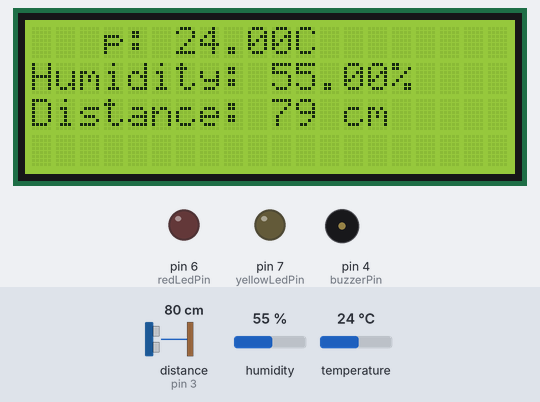
Recording of a sketch running on a simulated Arduino Uno, built with avr-gcc and run on an emulated ATmega328P. Shown: 20×4 character LCD, output pins drawn as LEDs (lit = HIGH), buzzer (waves = sounding). Wiring (inferred from the names in the program): ultrasonic range finder: trigger pin 2; echo pin 3. The inputs (shaded band) are chosen by the test bench; at power-on: distance to the obstacle (sensor on pin 3) 80 cm, humidity 55 %, temperature 24 °C. The echo pulse lasts 58.3 µs per cm; pins used as bus, display or sensor lines are not drawn.

Above: at 2.2 s.
3.3 s: distance to the obstacle (sensor on pin 3) set to 23 cm
At 4.7 s:
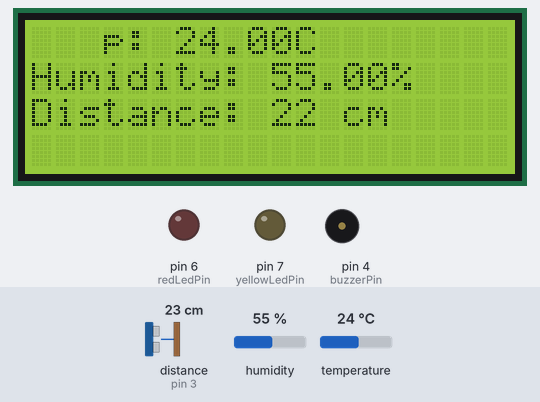
7.5 s: distance to the obstacle (sensor on pin 3) set to 19 cm
At 9.7 s:
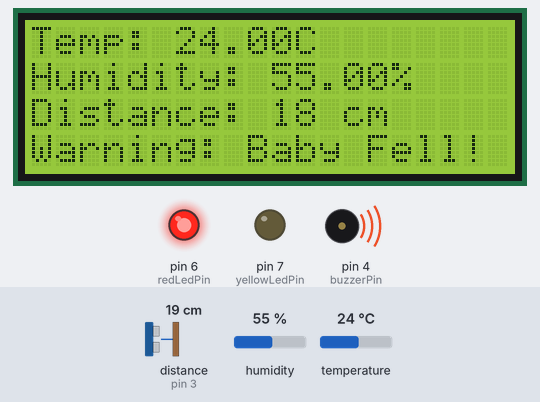
10.0 s: distance to the obstacle (sensor on pin 3) set to 2 cm
At 11.4 s:
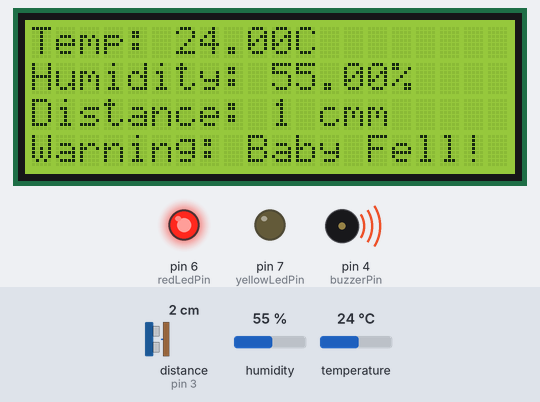
14.2 s: humidity set to 41 %
At 15.7 s:
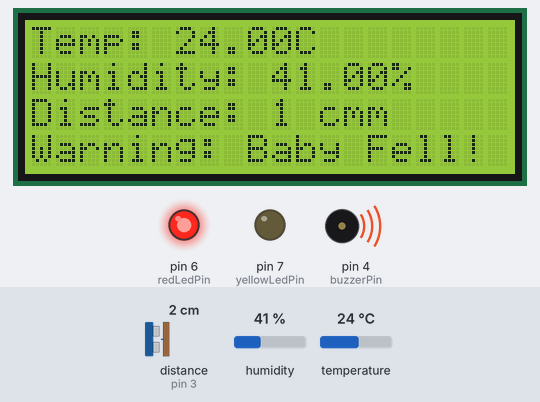
16.4 s: humidity set to 37 %
At 18.3 s:
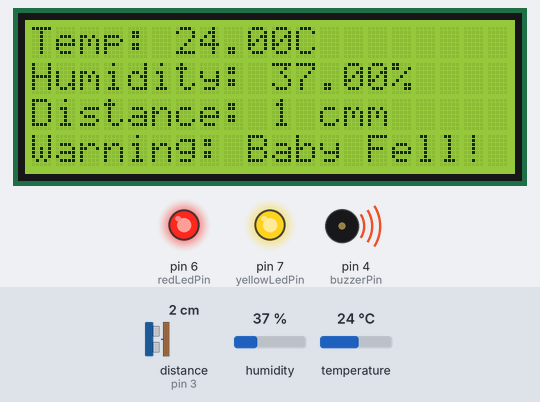
18.6 s: distance to the obstacle (sensor on pin 3) set to 250 cm
At 19.6 s:
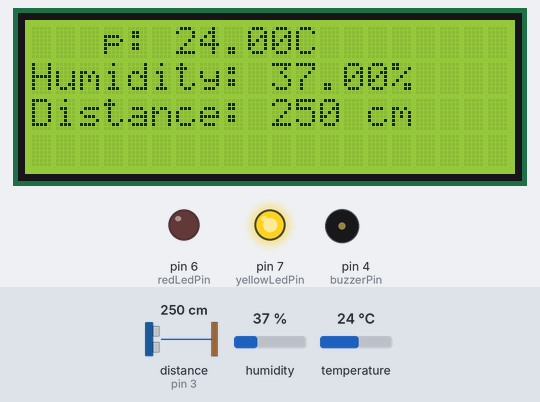
Timing chart, 0 to 21.6 s (numbered marks = the images above; inputs shaded):
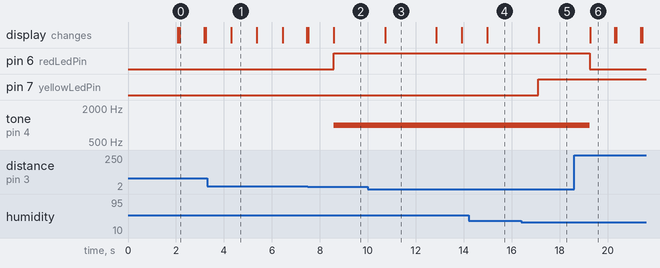

Measured:
- the behaviour switches between 21 and 20 cm on distance to the obstacle (sensor on pin 3) (found by bisection; images 1 and 2)
- the behaviour switches between 40 and 39 % on humidity (found by bisection; images 4 and 5)
- after the input at 3.3 s, the display: changes after 1.0 s (image 1)
- after the input at 7.5 s, pin 6 (redLedPin): LOW → HIGH after 1.1 s; tone on pin 4 (buzzerPin): silent → 1000 Hz after 1.1 s; the display: first differs from a run without the input after 1.1 s (image 2)
- after the input at 10.0 s, the display: changes after 0.72 s (image 3)
- after the input at 14.2 s, the display: changes after 0.79 s (image 4)
- after the input at 16.4 s, pin 7 (yellowLedPin): LOW → HIGH after 0.70 s; the display: changes after 0.72 s (image 5)
- after the input at 18.6 s, pin 6 (redLedPin): HIGH → LOW after 0.65 s; tone on pin 4 (buzzerPin): 1000 Hz → silent after 0.65 s; the display: changes after 0.67 s (image 6)

The sketch:

main.ino
```cpp
#include <Wire.h>
#include <LiquidCrystal_I2C.h>
#include <dht.h>
 #define trigPin 2
#define echoPin 3
#define buzzerPin 4
#define dhtPin 5
#define redLedPin 6
#define yellowLedPin 7

dht DHT;
LiquidCrystal_I2C lcd(0x27, 20, 4);

void setup() {
  pinMode(trigPin, OUTPUT);
  pinMode(echoPin, INPUT);
  pinMode(buzzerPin, OUTPUT);
  pinMode(redLedPin, OUTPUT);
  pinMode(yellowLedPin, OUTPUT);
 
  lcd.begin(20, 4); // 20 columns, 4 rows
  lcd.backlight();
  lcd.setCursor(0, 0);
  lcd.print("Welcome Guardian!");
  delay(2000);
  lcd.clear();
  Serial.begin(9600);
}


void loop() {
  // Read distance from HC-SR04
  long duration, distance;
  digitalWrite(trigPin, LOW);
  delayMicroseconds(2);
  digitalWrite(trigPin, HIGH);
  delayMicroseconds(10);
  digitalWrite(trigPin, LOW);
  duration = pulseIn(echoPin, HIGH);
  distance = (duration/2) / 29.1;
  // Read temperature and humidity from DHT22
  int chk = DHT.read22(dhtPin);
  float temp = DHT.temperature;
  float hum = DHT.humidity;
  // Display temperature and humidity on LCD
  lcd.setCursor(0, 0);
  lcd.print("Temp: ");
  lcd.print(temp);
  lcd.print("C");
  lcd.setCursor(0, 1);
  lcd.print("Humidity: ");
  lcd.print(hum);
  lcd.print("%");
  lcd.setCursor(0, 2);
  lcd.print("Distance: ");
  lcd.print(distance);
  lcd.print(" cm");


  // Check if temperature or humidity is outside safe range
  if (temp < 20 || temp > 25 || hum < 40 || hum > 60) {
    digitalWrite(yellowLedPin, HIGH); // Turn on yellow LED
    digitalWrite(redLedPin, LOW);     // Turn off red LED
    noTone(buzzerPin);                // Turn off buzzer
  } else {
    digitalWrite(yellowLedPin, LOW);  // Turn off yellow LED
  }
  // Check if baby is too close to the edge of the bed
  if (distance < 20) {
    digitalWrite(redLedPin, HIGH);    // Turn on red LED
    tone(buzzerPin, 1000);            // Turn on buzzer
    lcd.setCursor(0, 3);
    lcd.print("Warning: Baby Fell!");
  } else {
    digitalWrite(redLedPin, LOW);     // Turn off red LED
    noTone(buzzerPin);                 // Turn off buzzer
    lcd.setCursor(0, 3);
    lcd.print("                       "); // Clear line on LCD
  }
  delay(1000);
}
```
